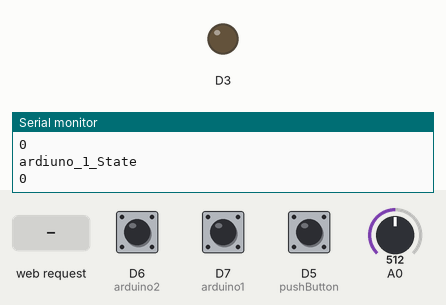
Bench run of a sketch on a simulated ESP8266 (NodeMCU). Shown: output pins drawn as LEDs (lit = HIGH), the last lines printed to the serial monitor. Inputs (shaded band) come from the test bench; at power-on: D6 (arduino2) HIGH, D7 (arduino1) HIGH, D5 (pushButton) LOW, A0 = 512.

Above: at 2.2 s.
2.3 s: HTTP request GET / received
At 4.6 s:
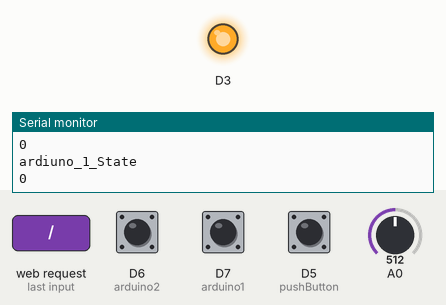
4.9 s: HTTP request GET /led=1?led=1 received
At 6.6 s:
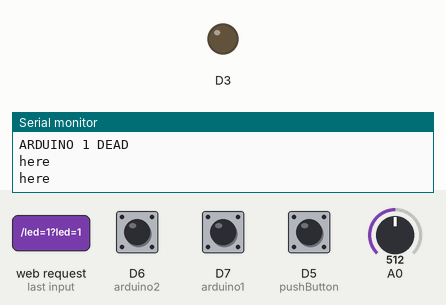
7.4 s: HTTP request GET /led=1 received
At 9.8 s:
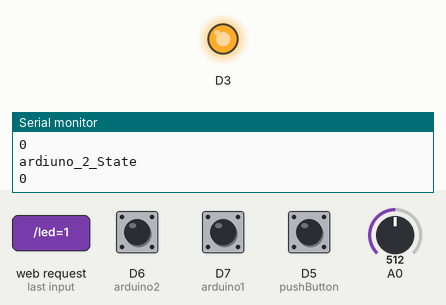
Timing chart, 0 to 11.3 s (numbered marks = the images above; inputs shaded):
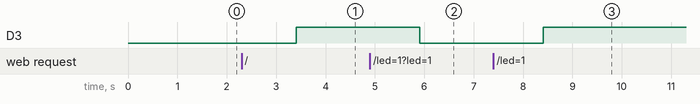

The sketch:

esp_8266.ino
```cpp
#include <ESP8266WiFi.h>
#include <ESP8266WebServer.h>
int pushButton = D5;
int arduino1 = D7;
int arduino2 = D6;
int pulseintervalA1 =0;
int pulseintervalA2 = 0;
int laststate = 0;
int ardiuno_1_State = 0;
bool ard_1_State;
int ardiuno_2_State = 0;
bool ard_2_State;

//IPAddress    apIP(42, 42, 42, 42);  // Defining a static IP address: local & gateway
                                    // Default IP in AP mode is 192.168.4.1

/* This are the WiFi access point settings. Update them to your likin */
const char *ssid = "marvin's ESP";
const char *password = "qwerty12345";

// Define a web server at port 80 for HTTP
ESP8266WebServer server(80);

bool ledState = false;

void handleRoot() {
  bool arg;
//  bool ard_1_State;

  arg = server.arg("led") =="1";
  Serial.print("got arg =  ");
  Serial.println(arg);
  digitalWrite (D3, (arg)?LOW:HIGH);
  delay(50);
  ledState = arg;
  //digitalRead(D5);
  delay(50);
   int ledState = digitalRead(pushButton);

  // print out the state of the button:
  Serial.print("D5 =  ");
  Serial.println(ledState);

  //digitalRead(D7);
  //Serial.print("D7 =  ");
  //Serial.println(D7);

  if(ardiuno_1_State == 1)
  {
    Serial.println( "ARDUINO 1 ALIVE");


  }
  else
  {
    Serial.println( "ARDUINO 1 DEAD");
     Serial.println( "here");
  //  Serial.println(pulseintervalA1,DEC);
  //  Serial.println(ard_1_State);
    Serial.println( "here");
  }
// if(pulseintervalA1 >= 180 || pulseintervalA1 <= 220 )
//   {
//    ard_1_State=1;
//    pulseintervalA1=0;
//   }
// else
// {
//  ard_1_State=0;
//  pulseintervalA1=0;
// }


  //Serial.println(D5);


 /* Dynamically generate the LED toggle link, based on its current state (on or off)*/
  char ledText[80];

  if (ledState) {
    strcpy(ledText, "LED is ON. <a href=\"/?led=0\">Turn it OFF!</a>");
  }

  else {
    strcpy(ledText, "LED is OFF. <a href=\"/?led=1\">Turn it ON!</a>");
  }

   char ard_1_text[80];

  if (ard_1_State) {
    strcpy(ard_1_text, "ARDUINO 1 IS FUNCTIONING.");
  }

  else {
    strcpy(ard_1_text, "ARDUINO 1 IS NOT FUNCTIONING. ");
  }
  char ard_2_text[80];

  if (ard_2_State) {
    strcpy(ard_2_text, "ARDUINO 2 IS FUNCTIONING.");
  }

  else {
    strcpy(ard_2_text, "ARDUINO 2 IS NOT FUNCTIONING. ");
  }
  char ledstatetext[80];

  if (ledState) {
    strcpy(ledstatetext, "ACTUAL STATUS OF LED:HIGH");
  }

  else {
    strcpy(ledstatetext, "ACTUAL STATUS LED: LOW");
  }

  //ledState = digitalRead(D3);

  char html[1000];
  int sec = millis() / 1000;
  int min = sec / 60;
  int hr = min / 60;

  int brightness = analogRead(A0);
  brightness = (int)(brightness + 5) / 10; //converting the 0-1024 value to a (approximately) percentage value

// Build an HTML page to display on the web-server root address
  snprintf ( html, 1000,

"<html>\
  <head>\
    <meta http-equiv='refresh' content='10'/>\
    <title>ESP8266 WiFi Network</title>\
    <style>\
      body { background-color: #ffffff; font-family: Arial, Helvetica, Sans-Serif; font-size: 1.5em; Color: #000000; }\
      h1 { Color: #AA0000; }\
    </style>\
  </head>\
  <body>\
    <h1>ESP8266 LED Access Point</h1>\
    <p>Uptime: %02d:%02d:%02d</p>\
    <p>%s<p>\
    <p>%s<p>\
    <p>%s<p>\
    <h1>%s</h1>\
    <p>CHECK THE STATUS BY CLICKING  <a href=\"javascript:window.location.reload();\">HERE</a> .</p>\
    <p>This page refreshes every 10 seconds. Click <a href=\"javascript:window.location.reload();\">here</a> to refresh the page now.</p>\
  </body>\
</html>",

    hr, min % 60, sec % 60,
    ledText,
    ard_1_text,
    ard_2_text,
    ledstatetext


  );
  server.send ( 200, "text/html", html );
  //digitalWrite ( D3, 1 );
}

void handleNotFound() {
  //digitalWrite ( D3, 0 );
  String message = "File Not Found\n\n";
  message += "URI: ";
  message += server.uri();
  message += "\nMethod: ";
  message += ( server.method() == HTTP_GET ) ? "GET" : "POST";
  message += "\nArguments: ";
  message += server.args();
  message += "\n";

  for ( uint8_t i = 0; i < server.args(); i++ ) {
    message += " " + server.argName ( i ) + ": " + server.arg ( i ) + "\n";
  }

  server.send ( 404, "text/plain", message );
  // digitalWrite ( D3, 1 ); //turn the built in LED on pin DO of NodeMCU off
}

void setup() {
  pinMode ( D3, OUTPUT );
  digitalWrite ( D3, 0 );
  pinMode(pushButton, INPUT);
  pinMode ( D7, INPUT_PULLUP );
   pinMode ( D6, INPUT_PULLUP );
  //digitalWrite ( D1, LOW );

  delay(1000);
  Serial.begin(115200);
  Serial.println();
  Serial.println("Configuring access point...");

  //set-up the custom IP address
//  WiFi.mode(WIFI_AP_STA);
//  WiFi.softAPConfig(apIP, apIP, IPAddress(255, 255, 255, 0));   // subnet FF FF FF 00

  /* You can remove the password parameter if you want the AP to be open. */
  WiFi.softAP(ssid, password);

  IPAddress myIP = WiFi.softAPIP();
  Serial.print("AP IP address: ");
  Serial.println(myIP);

  server.on ( "/", handleRoot );
  server.on ( "/led=1", handleRoot);
  server.on ( "/led=0", handleRoot);
  server.on ( "/inline", []() {
    server.send ( 200, "text/plain", "this works as well" );
  } );
  server.onNotFound ( handleNotFound );

  server.begin();
  Serial.println("HTTP server started");
}

void loop() {

 pulseintervalA1 = pulseIn(arduino1, HIGH, 600000); //even if I leave Timeout_Duration blank, it times out after half a second
  Serial.println("pulseintervalA1=");
  Serial.println(pulseintervalA1,DEC);
  if(pulseintervalA1 >= 90000 && pulseintervalA1 <= 120000 )
 {
    ardiuno_1_State = 1;
    Serial.println("ardiuno_1_State");
    Serial.println(ardiuno_1_State,DEC);
    ard_1_State=1;
   // pulseintervalA1=0;
 }
 else
 {
  ardiuno_1_State = 0;
   Serial.println("ardiuno_1_State");
  Serial.println(ardiuno_1_State,DEC);
  ard_1_State=0;
 // pulseintervalA1=0;
 }
pulseintervalA2 = pulseIn(arduino2, HIGH, 600000); //even if I leave Timeout_Duration blank, it times out after half a second
  Serial.println("pulseintervalA2");
  Serial.println(pulseintervalA2,DEC);
  if(pulseintervalA2 >= 90000 && pulseintervalA2 <= 120000 )
 {
    ardiuno_2_State = 1;
    Serial.println("ardiuno_2_State");
    Serial.println(ardiuno_2_State,DEC);
    ard_2_State=1;
   // pulseintervalA1=0;
 }
 else
 {
  ardiuno_2_State = 0;
   Serial.println("ardiuno_2_State");
  Serial.println(ardiuno_2_State,DEC);
  ard_2_State=0;
 // pulseintervalA1=0;
 }
 server.handleClient();

}
```

Measured:
- after the input at 2.3 s, D3: LOW → HIGH after 1.1 s
- after the input at 4.9 s, D3: HIGH → LOW after 1.0 s
- after the input at 7.4 s, D3: LOW → HIGH after 1.0 s
